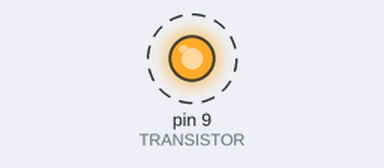
The sketch below on a simulated Arduino Uno, built with avr-gcc and run on an emulated ATmega328P. Parts: output pins drawn as LEDs (lit = HIGH). Dashed ring = blinking.

Above: at 0.5 s.
Timing chart, 0 to 4.6 s (numbered marks = the images above):
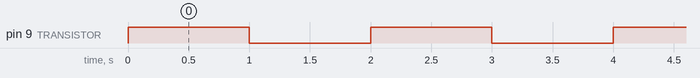

The sketch:

trans_led.ino
```cpp
#define TRANSISTOR 9

void setup() {
  // put your setup code here, to run once:
  pinMode(TRANSISTOR, OUTPUT);
}

void loop() {
  // put your main code here, to run repeatedly:
  digitalWrite(TRANSISTOR, HIGH);
  delay(1000);
  digitalWrite(TRANSISTOR, LOW);
  delay(1000);
}
```

Measured:
- by itself, pin 9 (TRANSISTOR): alternates HIGH for 1.0 s and LOW for 1.0 s
